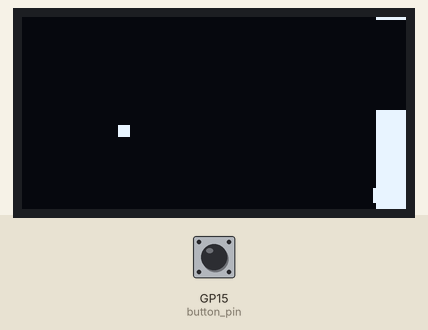
Simulated run of this program. Board: Raspberry Pi Pico running MicroPython. On the bench: 128×64 one-colour display. The inputs (shaded band) are chosen by the test bench; at power-on: GP15 (button_pin) HIGH. Random numbers come from a fixed seed.

Above: at 1.2 s.
1.3 s: GP15 (button_pin) pulled LOW for 0.15 s
At 1.68 s:
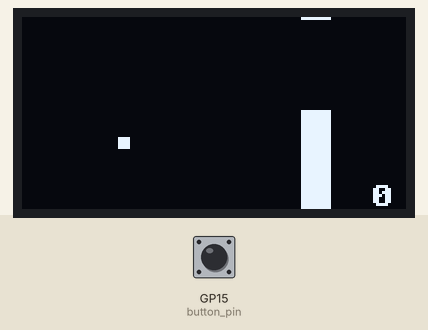
2.0 s: GP15 (button_pin) pulled LOW for 1 s
At 2.28 s:
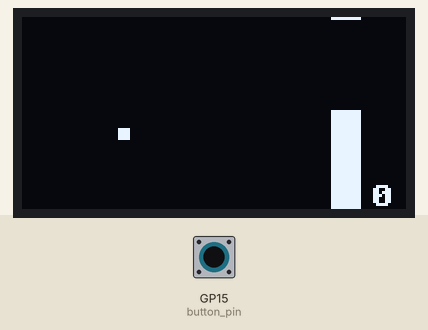
3.6 s: GP15 (button_pin) pulled LOW for 0.15 s
At 3.81 s:
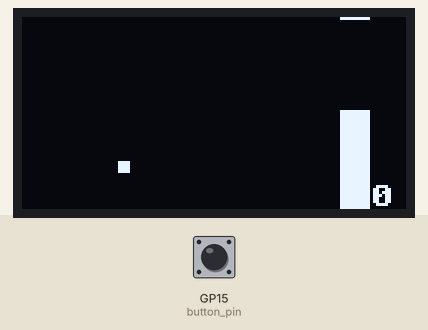
4.3 s: GP15 (button_pin) pulled LOW for 1 s
At 4.72 s:
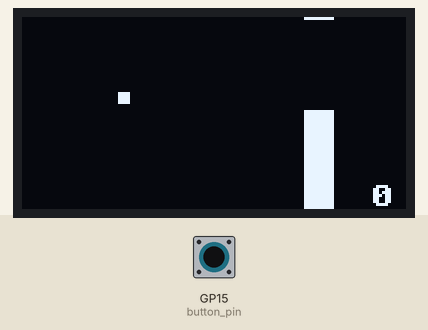
Timing chart, 0 to 6.9 s (numbered marks = the images above; inputs shaded):
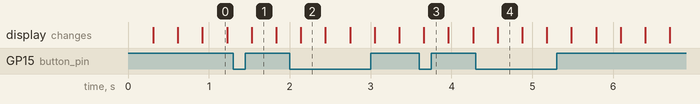

The program:

flupy_dot.py
```python
from machine import Pin, SPI
from sh1106 import SH1106_SPI
import framebuf
from time import sleep
import urandom


#import screen
# pins: 4=res(GP16),6=cs(GP18),7=dc(GP17),14=clk(GP10),15=mosi(GP11),vcc,GND
# pins: dc(GP17),res(GP16),cs(GP18),clk(GP10),mosi(GP11),vcc,GND

spi = SPI(1, baudrate=1000000)
oled = SH1106_SPI(128, 64, spi, Pin(17), Pin(16), Pin(18))
#display.flip(90)
oled.sleep(False)


button_pin = machine.Pin(15, machine.Pin.IN, machine.Pin.PULL_UP)

# Game variables
bird_pos = [30, 30]
bird_velocity = 0
gravity = 0.2
jump_strength = -2
game_over = False
score = 0

# Pipe variables
pipe_width = 10
pipe_height = 20
pipe_gap = 30
pipe_distance = 60
pipe_speed = 1
pipe_pos = [127, 1]
pipe_passed = False

# Button variables
button_state = False

# Clear screen
oled.fill(0)
oled.show()

def draw_bird():
    oled.fill_rect(bird_pos[0], bird_pos[1], 4, 4, 1)

def draw_pipe():
    oled.fill_rect(pipe_pos[0], 0, pipe_width, pipe_pos[1], 1)
    oled.fill_rect(pipe_pos[0], pipe_pos[1] + pipe_gap, pipe_width, oled.height - (pipe_pos[1] + pipe_gap), 1)

def update_bird():
    global bird_pos, bird_velocity, game_over

    bird_velocity += gravity
    bird_pos[1] += int(bird_velocity)

    if bird_pos[1] < 0:
        bird_pos[1] = 0
        bird_velocity = 0

    if bird_pos[1] > oled.height - 4:
        bird_pos[1] = oled.height - 4
        game_over = True
        reset_game()  # Call reset_game() function when the bird touches the ground

def update_pipe():
    global pipe_pos, pipe_passed, score

    pipe_pos[0] -= pipe_speed

    if pipe_pos[0] < -pipe_width:
        pipe_pos[0] = oled.width
        pipe_pos[1] = urandom.randint(8, oled.height - pipe_gap - 8)
        pipe_passed = False
        score += 1

def handle_buttons():
    global button_state

    button_state = button_pin.value() == 0

def check_collision():
    if bird_pos[0] + 4 > pipe_pos[0] and bird_pos[0] < pipe_pos[0] + pipe_width:
        if bird_pos[1] < pipe_pos[1] or bird_pos[1] + 4 > pipe_pos[1] + pipe_gap:
            return True
    if bird_pos[1] < 0 or bird_pos[1] + 4 > oled.height:
        return True
    return False

def reset_game():
    global bird_pos, bird_velocity, game_over, score, pipe_pos, pipe_passed

    bird_pos = [32, 32]
    bird_velocity = 0
    game_over = False
    score = 0
    pipe_pos = [127, 1]
    pipe_passed = False

# Game loop
while True:
    oled.fill(0)

    handle_buttons()

    if button_state:
        bird_velocity = jump_strength

    update_bird()
    update_pipe()

    if check_collision():
        reset_game()

    draw_pipe()
    draw_bird()

    # Display score in bottom right corner
    score_text = str(score) + " "
    score_x = oled.width - len(score_text) * 6
    score_y = oled.height - 8
    oled.text(score_text, score_x, score_y)

    oled.show()
    sleep(0.01)
```
